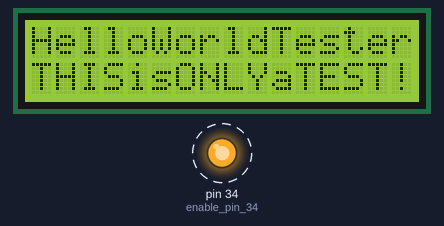
A sketch run on a simulated Arduino Mega 2560, built with avr-gcc and run on an emulated ATmega2560. Shown: 16×2 character LCD, output pins drawn as LEDs (lit = HIGH). Dashed ring = blinking.

Above: at 0.38 s.
Timing chart, 0 to 130.0 s (numbered marks = the images above):
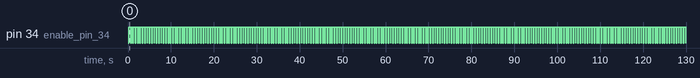

Measured:
- by itself, pin 34 (enable_pin_34): alternates HIGH for 0.45 s and LOW for 0.10 s

The sketch:

ex2.ino
```cpp
/*
EXERCISE_2 - Jakob Roberts & Joshua Portelance
*/

// include the library code:
#include <LiquidCrystal.h>

// initialize the library with the numbers of the interface pins
LiquidCrystal lcd(8, 9, 4, 5, 6, 7);
int i = 0; // for loop

void setup() {
  pinMode(34, OUTPUT); // enable pin 34
  Serial3.begin(9600); // Serial setup
  lcd.begin(16, 2);    // LCD setup

}

void loop() {
  delay(100); // delay between pulses
  digitalWrite(34, HIGH);
  for (i = 0; i < 100; i++) {
    //    Serial3.print("12345678901234567890123456789012");
    lcd.setCursor(0, 0);
    lcd.print("HelloWorldTester");
    lcd.setCursor(0, 1);
    lcd.print("THISisONLYaTEST!");
  }
  digitalWrite(34, LOW);
}
```
